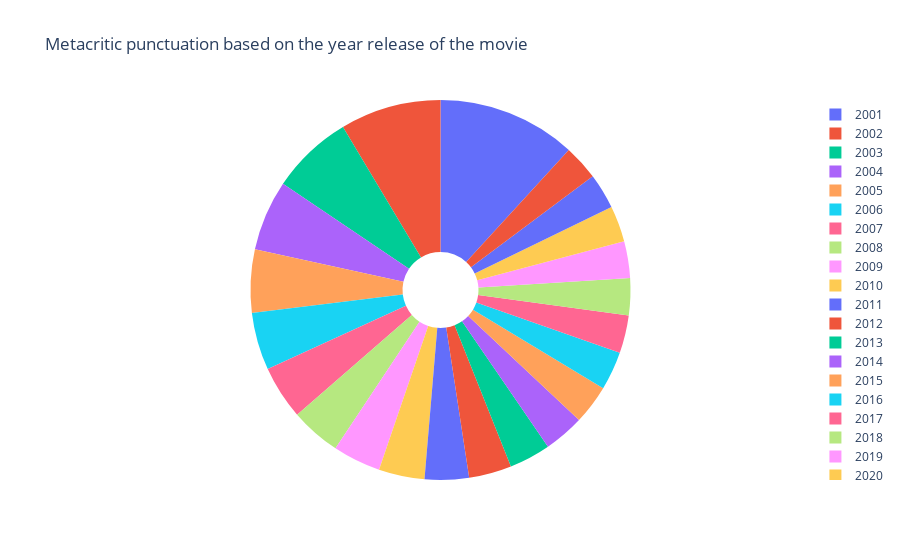

Source (notebook cell):
### Code cell
fig = px.pie(dfb, values='metacritic_punctuation', names='year_released',color= 'name', title='Metacritic punctuation based on the year release of the movie', hole=0.2 )
fig.update_traces(textinfo="text", insidetextfont=dict(color="black") )
fig.update_layout(legend={"itemclick":False})

fig.show()

### Figure 1 — Plotly figure (JSON) as saved in the notebook; plotly's stock layout.template omitted (floating-point values rounded to 4 significant figures)
{"data": [{"customdata": [["Film__1"], ["Film__2"], ["Film__3"], ["Film__4"], ["Film__5"], ["Film__6"], ["Film__7"], ["Film__8"], ["Film__9"], ["Film__10"], ["Film__11"], ["Film__12"], ["Film__13"], ["Film__14"], ["Film__15"], ["Film__16"], ["Film__17"], ["Film__18"], ["Film__19"], ["Film__20"], ["Film__21"], ["Film__22"]], "domain": {"x": [0, 1], "y": [0, 1]}, "hole": 0.2, "hovertemplate": "year_released=%{label}<br>metacritic_punctuation=%{value}<br>name=%{customdata[0]}<extra></extra>", "insidetextfont": {"color": "black"}, "labels": [2001, 2002, 2003, 2004, 2005, 2006, 2007, 2008, 2009, 2010, 2011, 2012, 2013, 2014, 2015, 2016, 2017, 2018, 2019, 2020, 2021, 2022], "legendgroup": "", "marker": {"colors": ["#636efa", "#EF553B", "#00cc96", "#ab63fa", "#FFA15A", "#19d3f3", "#FF6692", "#B6E880", "#FF97FF", "#FECB52", "#636efa", "#EF553B", "#00cc96", "#ab63fa", "#FFA15A", "#19d3f3", "#FF6692", "#B6E880", "#FF97FF", "#FECB52", "#636efa", "#EF553B"]}, "name": "", "showlegend": true, "textinfo": "text", "type": "pie", "values": [5.5, 4, 3.25, 2.8, 2.5, 2.286, 2.125, 2, 1.9, 1.818, 1.75, 1.692, 1.643, 1.6, 1.562, 1.529, 1.5, 1.474, 1.45, 1.429, 1.409, 1.391]}], "layout": {"legend": {"itemclick": false, "tracegroupgap": 0}, "title": {"text": "Metacritic punctuation based on the year release of the movie"}}}
